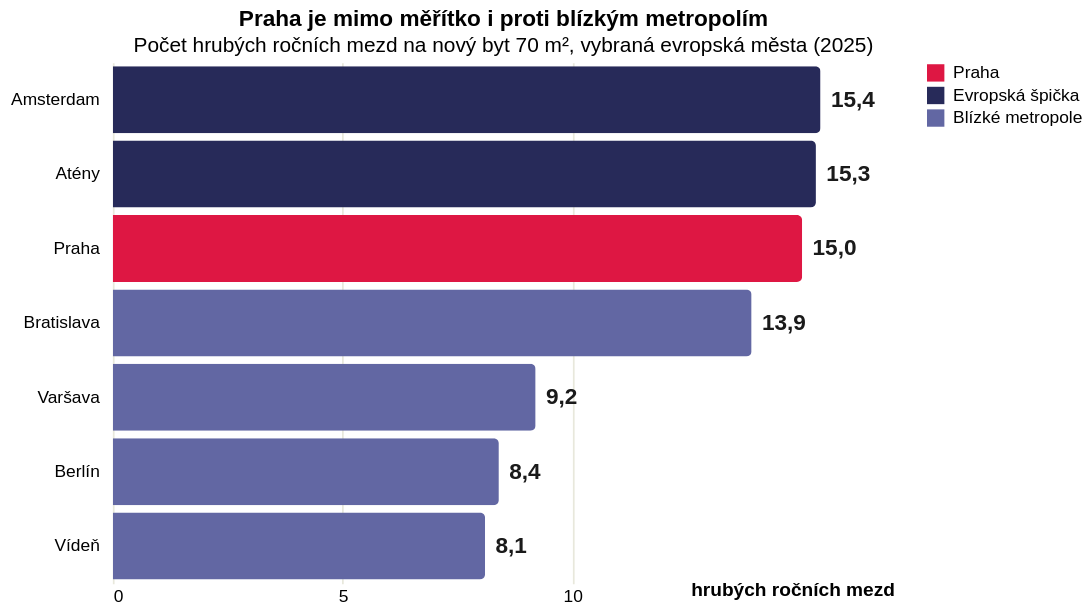

This figure's Vega-Lite source:
### Vega-Lite specification from a JSON file in a GitHub repository (floating-point values rounded to 4 significant figures)
{"_source": "[Deloitte Property Index 2025](https://www.deloitte.com/cz-sk/en/Industries/real-estate/research/property-index.html)", "$schema": "https://vega.github.io/schema/vega-lite/v5.json", "description": "Dostupnost nového bytu 70 m² ve vybraných evropských metropolích", "title": {"text": "Praha je mimo měřítko i proti blízkým metropolím", "subtitle": "Počet hrubých ročních mezd na nový byt 70 m², vybraná evropská města (2025)"}, "width": 450, "height": 300, "data": {"values": [{"city": "Amsterdam", "value": 15.4, "label": "15,4", "group": "Evropská špička"}, {"city": "Atény", "value": 15.3, "label": "15,3", "group": "Evropská špička"}, {"city": "Praha", "value": 15.0, "label": "15,0", "group": "Praha"}, {"city": "Bratislava", "value": 13.9, "label": "13,9", "group": "Blízké metropole"}, {"city": "Varšava", "value": 9.2, "label": "9,2", "group": "Blízké metropole"}, {"city": "Berlín", "value": 8.4, "label": "8,4", "group": "Blízké metropole"}, {"city": "Vídeň", "value": 8.1, "label": "8,1", "group": "Blízké metropole"}]}, "layer": [{"params": [{"name": "serie", "select": {"type": "point", "fields": ["group"]}, "bind": "legend"}], "mark": {"type": "bar", "cornerRadiusEnd": 3}, "encoding": {"y": {"field": "city", "type": "nominal", "title": null, "sort": ["Amsterdam", "Atény", "Praha", "Bratislava", "Varšava", "Berlín", "Vídeň"], "axis": {"domain": false, "ticks": false, "labelPadding": 8}}, "x": {"field": "value", "type": "quantitative", "title": "hrubých ročních mezd", "scale": {"domain": [0, 17]}, "axis": {"values": [0, 5, 10], "grid": true, "gridColor": "#e8e8dc", "domain": false, "ticks": false, "titleAngle": 0, "titleAnchor": "end", "titleAlign": "right", "titlePadding": -14, "titleFontWeight": "bold"}}, "color": {"field": "group", "type": "nominal", "scale": {"domain": ["Praha", "Evropská špička", "Blízké metropole"], "range": ["#de1743", "#272a59", "#6267a3"]}, "legend": {"title": null}}, "opacity": {"condition": {"param": "serie", "value": 1}, "value": 0.18}, "tooltip": [{"field": "city", "title": "Město"}, {"field": "label", "title": "Hrubých ročních mezd na byt"}]}}, {"mark": {"type": "text", "align": "left", "baseline": "middle", "dx": 6, "fontSize": 13, "fontWeight": "bold", "color": "#1a1a1a"}, "encoding": {"y": {"field": "city", "type": "nominal", "sort": ["Amsterdam", "Atény", "Praha", "Bratislava", "Varšava", "Berlín", "Vídeň"]}, "x": {"field": "value", "type": "quantitative", "scale": {"domain": [0, 17]}}, "text": {"field": "label"}, "opacity": {"condition": {"param": "serie", "value": 1}, "value": 0.18}}}], "config": {"view": {"stroke": "transparent"}}}
